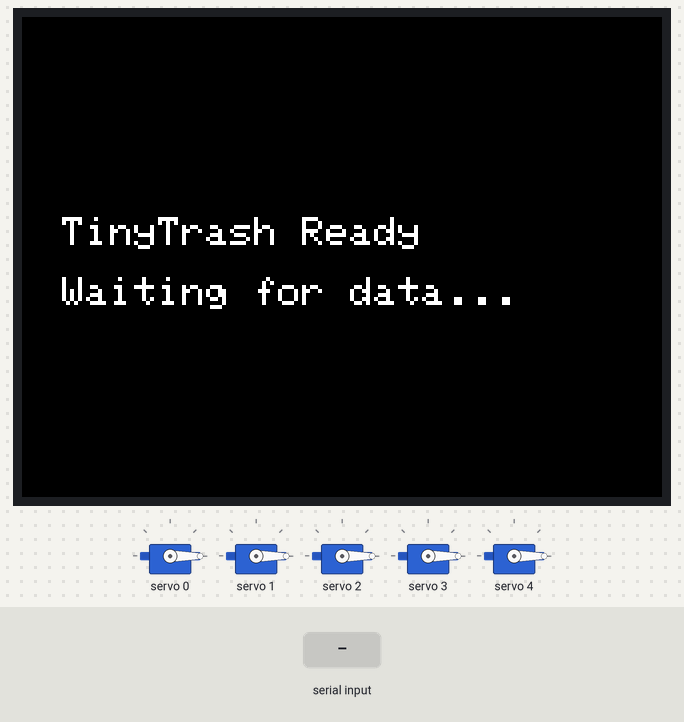
Bench run of a sketch on a simulated Seeed Wio Terminal. On the bench: 320×240 colour display, 5 × servo. The test bench sets the inputs (shaded band). What the sketch prints to the serial monitor is not drawn.

Above: at 1.4 s.
1.5 s: "GLASS:1\n" received over Serial
At 2.2 s:
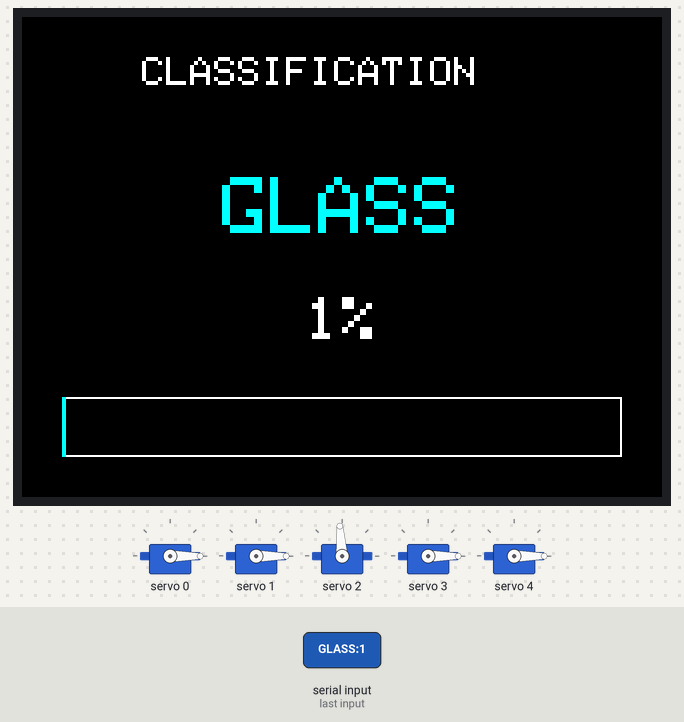
At 8.1 s:
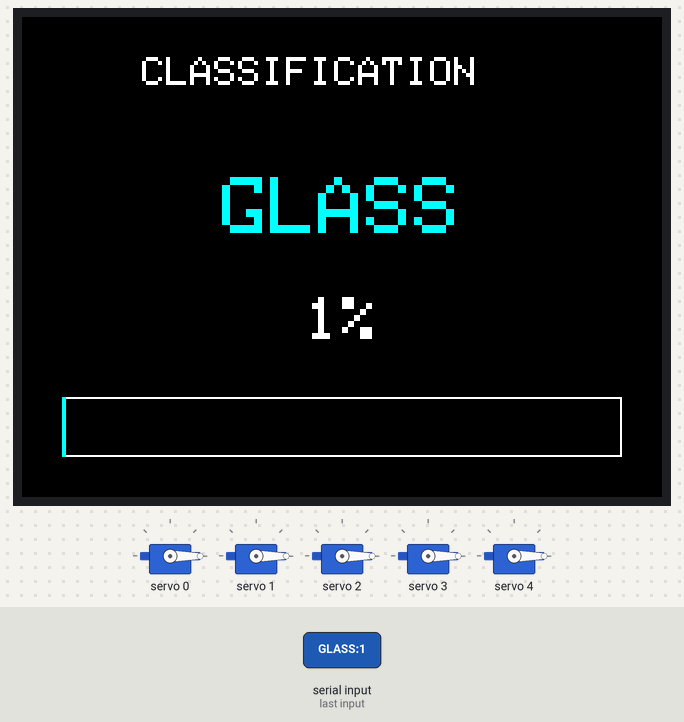
Timing chart, 0 to 9.3 s (numbered marks = the images above; inputs shaded):
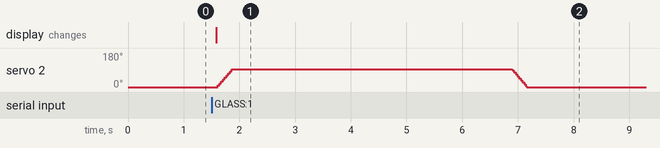

The sketch:

main.ino
```cpp
#include <Adafruit_PWMServoDriver.h>
#include <TFT_eSPI.h>
#include <Wire.h>

// LCD
TFT_eSPI tft;

// Servo controller
Adafruit_PWMServoDriver pca = Adafruit_PWMServoDriver(0x40);

// Servo settings
#define SERVOMIN 110 // 0°
#define SERVOMAX 510 // 180°

// Servo channel mapping (alphabetical order)
#define SERVO_GLASS 2
#define SERVO_METAL 1
#define SERVO_PAPER 0
#define SERVO_PLASTIC 3

// Colors for categories
#define COLOR_GLASS TFT_CYAN
#define COLOR_METAL 0xC618 // Silver/Gray
#define COLOR_PAPER TFT_YELLOW
#define COLOR_PLASTIC TFT_BLUE

void setup() {
  Serial.begin(115200);

  // Initialize LCD
  tft.init();
  tft.setRotation(3);
  tft.fillScreen(TFT_BLACK);
  tft.setTextColor(TFT_WHITE);
  tft.setTextSize(2);
  tft.setCursor(20, 100);
  tft.println("TinyTrash Ready");
  tft.setCursor(20, 130);
  tft.println("Waiting for data...");

  // Initialize servo controller
  pca.begin();
  pca.setPWMFreq(50);
  delay(10);

  // Close all servos initially
  for (int i = 0; i < 5; i++) {
    setServoAngle(i, 0);
  }

  Serial.println("TinyTrash - LCD + Servo Ready");
}

void loop() {
  if (Serial.available() > 0) {
    String data = Serial.readStringUntil('\n');
    data.trim();

    // Parse "CATEGORY:CONFIDENCE"
    int colonIndex = data.indexOf(':');
    if (colonIndex > 0) {
      String category = data.substring(0, colonIndex);
      String confidence = data.substring(colonIndex + 1);

      category.toUpperCase();

      // Get color and servo channel
      uint16_t color = TFT_WHITE;
      int servoChannel = -1;

      if (category == "GLASS") {
        color = COLOR_GLASS;
        servoChannel = SERVO_GLASS;
      } else if (category == "METAL") {
        color = COLOR_METAL;
        servoChannel = SERVO_METAL;
      } else if (category == "PAPER") {
        color = COLOR_PAPER;
        servoChannel = SERVO_PAPER;
      } else if (category == "PLASTIC") {
        color = COLOR_PLASTIC;
        servoChannel = SERVO_PLASTIC;
      }

      // Display on LCD
      displayPrediction(category, confidence, color);

      // Open corresponding bin
      if (servoChannel >= 0) {
        openBin(servoChannel, category);
      }

      Serial.print("Received: ");
      Serial.print(category);
      Serial.print(" - ");
      Serial.print(confidence);
      Serial.println("%");
    }
  }
}

void displayPrediction(String category, String confidence, uint16_t color) {
  tft.fillScreen(TFT_BLACK);

  // Title
  tft.setTextColor(TFT_WHITE);
  tft.setTextSize(2);
  tft.setCursor(60, 20);
  tft.println("CLASSIFICATION");

  // Category (large, colored)
  tft.setTextColor(color);
  tft.setTextSize(4);
  int xPos = (320 - category.length() * 24) / 2; // Center
  tft.setCursor(xPos, 80);
  tft.println(category);

  // Confidence
  tft.setTextColor(TFT_WHITE);
  tft.setTextSize(3);
  String confText = confidence + "%";
  xPos = (320 - confText.length() * 18) / 2; // Center
  tft.setCursor(xPos, 140);
  tft.println(confText);

  // Confidence bar
  float conf = confidence.toFloat();
  int barWidth = (int)(280 * conf / 100.0);
  tft.drawRect(20, 190, 280, 30, TFT_WHITE);
  tft.fillRect(20, 190, barWidth, 30, color);
}

void setServoAngle(int channel, int angle) {
  int pulse = map(angle, 0, 180, SERVOMIN, SERVOMAX);
  pca.setPWM(channel, 0, pulse);
}

void openBin(int channel, String category) {
  Serial.print("Opening ");
  Serial.print(category);
  Serial.println(" bin...");

  // Open (0° → 90°)
  for (int angle = 0; angle <= 90; angle += 5) {
    setServoAngle(channel, angle);
    delay(15);
  }

  // Hold open for 3 seconds
  delay(5000);

  // Close (90° → 0°)
  Serial.print("Closing ");
  Serial.print(category);
  Serial.println(" bin...");

  for (int angle = 90; angle >= 0; angle -= 5) {
    setServoAngle(channel, angle);
    delay(15);
  }

  Serial.println("Ready for next item");
}
```

Measured:
- after the input at 1.5 s, servo 2: rises from 0° to 94° in 0.25 s, then falls to 0° in 5.3 s; the display: changes after 0.08 s (image 1)
